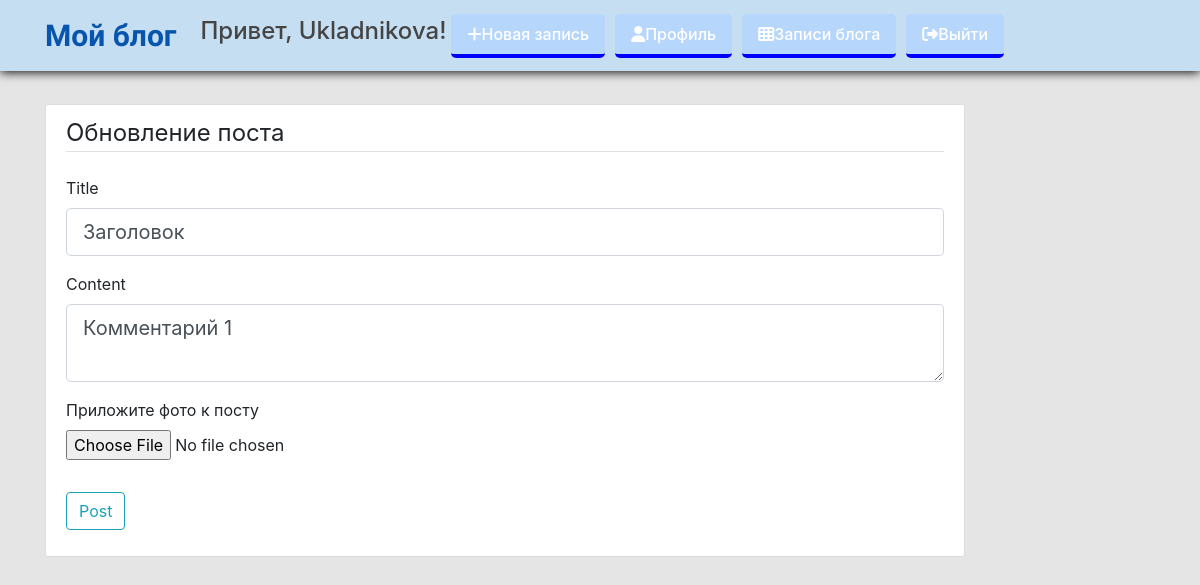
Page /post/3/update (signed in) on the committed database.
### project2_flask/models.py (models this page shows, shortened)
class User(db.Model, UserMixin):
    id = db.Column(db.Integer, primary_key=True)
    username = db.Column(db.String(20), unique=True, nullable=False)
    email = db.Column(db.String(120), unique=True, nullable=False)
    image_file = db.Column(db.String(20), nullable=False,
						default='default.png')
    password = db.Column(db.String(60), nullable=False)
    posts = db.relationship('Post', backref='author', lazy=True)

class Post(db.Model):
    id = db.Column(db.Integer, primary_key=True)
    title = db.Column(db.String(100), nullable=False)
    date_posted = db.Column(db.DateTime, nullable=False,
                            default=datetime.utcnow)
    content = db.Column(db.Text, nullable=False)
    user_id = db.Column(db.Integer, db.ForeignKey('user.id'),
						nullable=False)
    comments = db.relationship('Comment', backref='title', lazy='select',
                               cascade='all, delete-orphan')
    image_file = db.Column(db.String(20), nullable=False,
                                                     default='default.png')
    image_phоto = db.Column(db.String(20), nullable=True,
                           default='default.png')

### project2_flask/posts/routes.py (the view)
@posts.route("/post/<int:post_id>/update", methods=['GET', 'POST'])
@login_required
def update_post(post_id):
    post = Post.query.get_or_404(post_id)
    if post.author != current_user:
        abort(403)
    form = PostForm()
    if form.validate_on_submit():
        post.title = form.title.data
        post.content = form.content.data
        if form.picture.data:
            picture_file = save_picture(form.picture.data)
            post.image_file = picture_file
        db.session.commit()
        flash('Ваш пост обновлен!', 'success')
        return redirect(url_for('posts.post', post_id=post.id))
    elif request.method == 'GET':
        form.title.data = post.title
        form.content.data = post.content
        image_file = url_for('static', filename='profile_pics/' +
                                                post.image_file)
    return render_template('create_post.html', title='Обновление поста',
                           image_file=image_file, form=form,
                           legend='Обновление поста')

### project2_flask/posts/forms.py
class PostForm(FlaskForm):
    title = StringField('Title', validators=[DataRequired()])
    content = TextAreaField('Content', validators=[DataRequired()])
    submit = SubmitField('Post')
    picture = FileField('Приложите фото к посту',
                        validators=[FileAllowed(['jpg', 'png'])])

### project2_flask/models.py (called while the page is built)
@login_manager.user_loader
def load_user(user_id):
    return User.query.get(int(user_id))

### project2_flask/templates/create_post.html (shortened to what this page needs)
{% extends "layout.html" %}
{% block content %}
<div class="content-section">
    <form method="POST" action="" enctype="multipart/form-data">
        <fieldset class="form-group">
            <legend class="border-bottom mb-4">{{ legend }}</legend>
            <div class="form-group">
                {{ form.title.label(class="form-control-label") }}
                {% if form.title.errors %}
                    {{ form.title(class="form-control form-control-lg is-invalid") }}
                    <div class="invalid-feedback">
                        {% for error in form.title.errors %}
                            <span>{{ error }}</span>
                        {% endfor %}
                    </div>
                {% else %}
                    {{ form.title(class="form-control form-control-lg") }}
                {% endif %}
            </div>
            <div class="form-group">
                {{ form.content.label(class="form-control-label") }}
                {% if form.content.errors %}
                    {{ form.content(class="form-control form-control-lg is-invalid") }}
                    <div class="invalid-feedback">
                        {% for error in form.content.errors %}
                            <span>{{ error }}</span>
                        {% endfor %}
                    </div>
                {% else %}
                    {{ form.content(class="form-control form-control-lg") }}
                {% endif %}
            </div>
            <div class="form-group">
                {{ form.picture.label() }}
                {{ form.picture(class="form-control-file") }}
            </div>
        </fieldset>
        <div class="form-group">
            {{ form.submit(class="btn btn-outline-info") }}
        </div>
    </form>
</div>
{% endblock content %}

### project2_flask/templates/layout.html (shortened to what this page needs)
<!DOCTYPE html>
<html>
<head>
    <link rel="stylesheet" href="https://maxcdn.bootstrapcdn.com/bootstrap/4.0.0/css/bootstrap.min.css">
    <link rel="stylesheet" href="https://cdnjs.cloudflare.com/ajax/libs/font-awesome/4.7.0/css/font-awesome.min.css">
    <link rel="stylesheet" type="text/css" href="{{ url_for('static', filename='main.css') }}">
</head>
<body>
    <header class="site-header">
      <nav class="navbar navbar-expand-md navbar-dark fixed-top">
        <div class="container">
          <a class="navbar-brand mr-4" href="/" style="color: rgb(7, 85, 173); font-family: 'Lobster', cursive; font-weight: 800; font-size: 30px;">Мой блог</a>
          {% if current_user.is_authenticated %}
            <h4>Привет, {{ current_user.username }}!</h4>
            <a class="nav-item nav-link navigation-links" href="{{ url_for('posts.new_post') }}"><i class="fa fa-plus"></i>Новая запись</a>
            <a class="nav-item nav-link navigation-links" href="{{ url_for('users.account') }} "><i class="fa fa-user"></i>Профиль</a>
            <a class="nav-item nav-link navigation-links" href="{{ url_for('posts.allpost') }}"><i class="fa fa-th"></i>Записи блога</a>
            <a class="nav-item nav-link navigation-links" href="{{ url_for('users.logout') }}"><i class="fa fa-sign-out"></i>Выйти</a>
          {% else %}
            <a class="nav-link nav-item navigation-links" href="{{ url_for('users.login') }}">Войти</a>
            <a class="nav-link nav-item navigation-links" href="{{ url_for('users.register') }}">Зарегистрироваться</a>
          {% endif %}
        </div>
      </nav>
    </header>
    <main role="main" class="container">
      <div class="row">
        <div class="col-md-10">
          {% block content %}{% endblock %}
        </div>
      </div>
    </main>
</body>
</html>

### project2_flask/static/main.css (style rules this page uses)
body { margin: 0; padding: 0; }
h1, h2, h3, h4, h5, h6 { color: #444444; }
.content-section { background: #ffffff; padding: 10px 20px; border: 1px solid #dddddd; border-radius: 3px; }

### project2_flask/templates/layout.html (style rules this page uses)
body { background-color: #e5e5e5; margin-top: 6.5rem; }
.navigation-links { color: white !important; font-weight: 500; background-color: rgb(183, 214, 252); border-radius: 5px; border-bottom: 4px solid blue; margin: 5px; background-size: 200% 200%; background-image: linear-gradient( transparent 50%, rgb(79, 128, 233) 50%); transition: background-position 300ms, color 300ms ease, border-color 300ms ease; }
.navbar { background-color: #c6def1; box-shadow: 0px 1px 10px black; }
.navbar .container { margin-bottom: 0; }

### rows in the picture
User: username "Ukladnikova"
Post: title "Заголовок", content "Комментарий 1"

### other values in the picture
{{ legend }} "Обновление поста"
